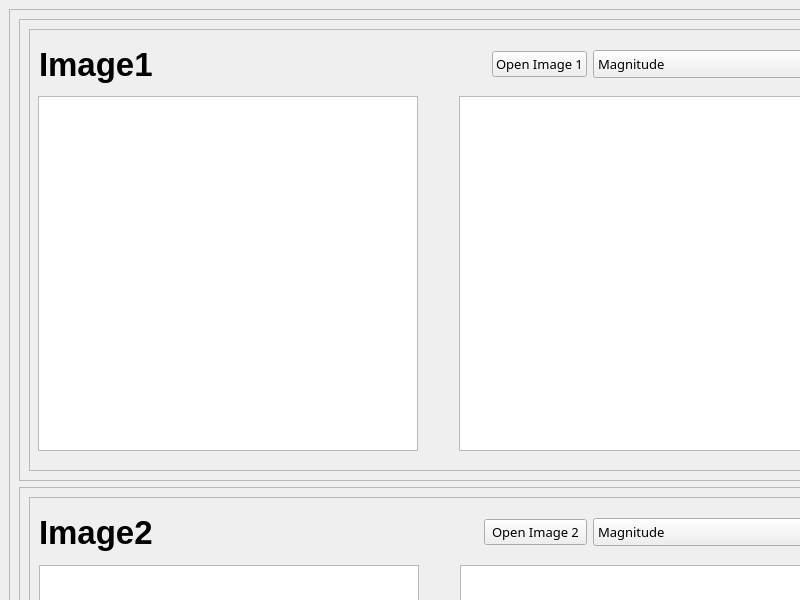
<?xml version="1.0" encoding="UTF-8"?>
<ui version="4.0">
 <class>MainWindow</class>
 <widget class="QMainWindow" name="MainWindow">
  <property name="geometry">
   <rect>
    <x>0</x>
    <y>0</y>
    <width>800</width>
    <height>600</height>
   </rect>
  </property>
  <property name="minimumSize">
   <size>
    <width>800</width>
    <height>600</height>
   </size>
  </property>
  <property name="maximumSize">
   <size>
    <width>1718</width>
    <height>989</height>
   </size>
  </property>
  <property name="windowTitle">
   <string>MainWindow</string>
  </property>
  <widget class="QWidget" name="centralwidget">
   <layout class="QVBoxLayout" name="verticalLayout">
    <item>
     <widget class="QScrollArea" name="scrollArea">
      <property name="minimumSize">
       <size>
        <width>1700</width>
        <height>950</height>
       </size>
      </property>
      <property name="widgetResizable">
       <bool>true</bool>
      </property>
      <widget class="QWidget" name="scrollAreaWidgetContents">
       <property name="geometry">
        <rect>
         <x>0</x>
         <y>0</y>
         <width>1698</width>
         <height>948</height>
        </rect>
       </property>
       <layout class="QHBoxLayout" name="horizontalLayout_23">
        <item>
         <layout class="QVBoxLayout" name="verticalLayout_3">
          <item>
           <widget class="QScrollArea" name="scrollArea_2">
            <property name="widgetResizable">
             <bool>true</bool>
            </property>
            <widget class="QWidget" name="scrollAreaWidgetContents_6">
             <property name="geometry">
              <rect>
               <x>0</x>
               <y>0</y>
               <width>833</width>
               <height>459</height>
              </rect>
             </property>
             <layout class="QVBoxLayout" name="verticalLayout_6">
              <item>
               <widget class="QFrame" name="frame_11">
                <property name="frameShape">
                 <enum>QFrame::StyledPanel</enum>
                </property>
                <property name="frameShadow">
                 <enum>QFrame::Raised</enum>
                </property>
                <widget class="QWidget" name="horizontalLayoutWidget_3">
                 <property name="geometry">
                  <rect>
                   <x>9</x>
                   <y>59</y>
                   <width>801</width>
                   <height>371</height>
                  </rect>
                 </property>
                 <layout class="QHBoxLayout" name="horizontalLayout_1">
                  <item>
                   <widget class="PlotWidget" name="original_1">
                    <property name="sizePolicy">
                     <sizepolicy hsizetype="Fixed" vsizetype="Fixed">
                      <horstretch>0</horstretch>
                      <verstretch>0</verstretch>
                     </sizepolicy>
                    </property>
                    <property name="minimumSize">
                     <size>
                      <width>380</width>
                      <height>355</height>
                     </size>
                    </property>
                   </widget>
                  </item>
                  <item>
                   <spacer name="horizontalSpacer_1">
                    <property name="orientation">
                     <enum>Qt::Horizontal</enum>
                    </property>
                    <property name="sizeType">
                     <enum>QSizePolicy::MinimumExpanding</enum>
                    </property>
                    <property name="sizeHint" stdset="0">
                     <size>
                      <width>20</width>
                      <height>20</height>
                     </size>
                    </property>
                   </spacer>
                  </item>
                  <item>
                   <widget class="PlotWidget" name="components_p1">
                    <property name="sizePolicy">
                     <sizepolicy hsizetype="Fixed" vsizetype="Fixed">
                      <horstretch>0</horstretch>
                      <verstretch>0</verstretch>
                     </sizepolicy>
                    </property>
                    <property name="minimumSize">
                     <size>
                      <width>380</width>
                      <height>355</height>
                     </size>
                    </property>
                   </widget>
                  </item>
                 </layout>
                </widget>
                <widget class="QWidget" name="horizontalLayoutWidget_6">
                 <property name="geometry">
                  <rect>
                   <x>10</x>
                   <y>10</y>
                   <width>801</width>
                   <height>51</height>
                  </rect>
                 </property>
                 <layout class="QHBoxLayout" name="horizontalLayout_6">
                  <item>
                   <widget class="QLabel" name="label_Image2_2">
                    <property name="font">
                     <font>
                      <family>MS UI Gothic</family>
                      <pointsize>25</pointsize>
                      <weight>75</weight>
                      <italic>false</italic>
                      <bold>true</bold>
                      <strikeout>false</strikeout>
                      <kerning>true</kerning>
                     </font>
                    </property>
                    <property name="text">
                     <string>Image1</string>
                    </property>
                   </widget>
                  </item>
                  <item>
                   <spacer name="horizontalSpacer_2">
                    <property name="orientation">
                     <enum>Qt::Horizontal</enum>
                    </property>
                    <property name="sizeType">
                     <enum>QSizePolicy::MinimumExpanding</enum>
                    </property>
                    <property name="sizeHint" stdset="0">
                     <size>
                      <width>40</width>
                      <height>20</height>
                     </size>
                    </property>
                   </spacer>
                  </item>
                  <item>
                   <widget class="QPushButton" name="btn_open1">
                    <property name="sizePolicy">
                     <sizepolicy hsizetype="Fixed" vsizetype="Fixed">
                      <horstretch>0</horstretch>
                      <verstretch>0</verstretch>
                     </sizepolicy>
                    </property>
                    <property name="minimumSize">
                     <size>
                      <width>80</width>
                      <height>0</height>
                     </size>
                    </property>
                    <property name="font">
                     <font>
                      <family>Rockwell</family>
                      <pointsize>10</pointsize>
                     </font>
                    </property>
                    <property name="text">
                     <string>Open Image 1</string>
                    </property>
                   </widget>
                  </item>
                  <item>
                   <widget class="QComboBox" name="comboBox_components1">
                    <property name="sizePolicy">
                     <sizepolicy hsizetype="Fixed" vsizetype="Fixed">
                      <horstretch>0</horstretch>
                      <verstretch>0</verstretch>
                     </sizepolicy>
                    </property>
                    <property name="minimumSize">
                     <size>
                      <width>246</width>
                      <height>28</height>
                     </size>
                    </property>
                    <property name="font">
                     <font>
                      <family>Rockwell</family>
                      <pointsize>10</pointsize>
                     </font>
                    </property>
                    <item>
                     <property name="text">
                      <string>Magnitude</string>
                     </property>
                    </item>
                    <item>
                     <property name="text">
                      <string>Phase</string>
                     </property>
                    </item>
                    <item>
                     <property name="text">
                      <string>Real</string>
                     </property>
                    </item>
                    <item>
                     <property name="text">
                      <string>Imaginary</string>
                     </property>
                    </item>
                   </widget>
                  </item>
                  <item>
                   <spacer name="horizontalSpacer_3">
                    <property name="orientation">
                     <enum>Qt::Horizontal</enum>
                    </property>
                    <property name="sizeType">
                     <enum>QSizePolicy::Fixed</enum>
                    </property>
                    <property name="sizeHint" stdset="0">
                     <size>
                      <width>1</width>
                      <height>20</height>
                     </size>
                    </property>
                   </spacer>
                  </item>
                 </layout>
                </widget>
               </widget>
              </item>
             </layout>
            </widget>
           </widget>
          </item>
          <item>
           <widget class="QScrollArea" name="scrollArea_3">
            <property name="widgetResizable">
             <bool>true</bool>
            </property>
            <widget class="QWidget" name="scrollAreaWidgetContents_7">
             <property name="geometry">
              <rect>
               <x>0</x>
               <y>0</y>
               <width>833</width>
               <height>459</height>
              </rect>
             </property>
             <layout class="QVBoxLayout" name="verticalLayout_5">
              <item>
               <widget class="QFrame" name="frame_12">
                <property name="frameShape">
                 <enum>QFrame::StyledPanel</enum>
                </property>
                <property name="frameShadow">
                 <enum>QFrame::Raised</enum>
                </property>
                <widget class="QWidget" name="horizontalLayoutWidget_5">
                 <property name="geometry">
                  <rect>
                   <x>10</x>
                   <y>60</y>
                   <width>801</width>
                   <height>371</height>
                  </rect>
                 </property>
                 <layout class="QHBoxLayout" name="horizontalLayout_9">
                  <item>
                   <widget class="PlotWidget" name="original_3">
                    <property name="sizePolicy">
                     <sizepolicy hsizetype="Fixed" vsizetype="Fixed">
                      <horstretch>0</horstretch>
                      <verstretch>0</verstretch>
                     </sizepolicy>
                    </property>
                    <property name="minimumSize">
                     <size>
                      <width>380</width>
                      <height>355</height>
                     </size>
                    </property>
                   </widget>
                  </item>
                  <item>
                   <spacer name="horizontalSpacer_7">
                    <property name="orientation">
                     <enum>Qt::Horizontal</enum>
                    </property>
                    <property name="sizeType">
                     <enum>QSizePolicy::MinimumExpanding</enum>
                    </property>
                    <property name="sizeHint" stdset="0">
                     <size>
                      <width>20</width>
                      <height>20</height>
                     </size>
                    </property>
                   </spacer>
                  </item>
                  <item>
                   <widget class="PlotWidget" name="components_p2_2">
                    <property name="sizePolicy">
                     <sizepolicy hsizetype="Fixed" vsizetype="Fixed">
                      <horstretch>0</horstretch>
                      <verstretch>0</verstretch>
                     </sizepolicy>
                    </property>
                    <property name="minimumSize">
                     <size>
                      <width>380</width>
                      <height>355</height>
                     </size>
                    </property>
                   </widget>
                  </item>
                 </layout>
                </widget>
                <widget class="QWidget" name="horizontalLayoutWidget_7">
                 <property name="geometry">
                  <rect>
                   <x>10</x>
                   <y>10</y>
                   <width>801</width>
                   <height>51</height>
                  </rect>
                 </property>
                 <layout class="QHBoxLayout" name="horizontalLayout_10">
                  <item>
                   <widget class="QLabel" name="label_Image2_3">
                    <property name="font">
                     <font>
                      <family>MS UI Gothic</family>
                      <pointsize>25</pointsize>
                      <weight>75</weight>
                      <italic>false</italic>
                      <bold>true</bold>
                      <strikeout>false</strikeout>
                      <kerning>true</kerning>
                     </font>
                    </property>
                    <property name="text">
                     <string>Image2</string>
                    </property>
                   </widget>
                  </item>
                  <item>
                   <spacer name="horizontalSpacer_8">
                    <property name="orientation">
                     <enum>Qt::Horizontal</enum>
                    </property>
                    <property name="sizeType">
                     <enum>QSizePolicy::MinimumExpanding</enum>
                    </property>
                    <property name="sizeHint" stdset="0">
                     <size>
                      <width>40</width>
                      <height>20</height>
                     </size>
                    </property>
                   </spacer>
                  </item>
                  <item>
                   <widget class="QPushButton" name="btn_open2_2">
                    <property name="minimumSize">
                     <size>
                      <width>103</width>
                      <height>0</height>
                     </size>
                    </property>
                    <property name="font">
                     <font>
                      <family>Rockwell</family>
                      <pointsize>10</pointsize>
                      <weight>50</weight>
                      <bold>false</bold>
                     </font>
                    </property>
                    <property name="text">
                     <string>Open Image 2</string>
                    </property>
                   </widget>
                  </item>
                  <item>
                   <widget class="QComboBox" name="comboBox_components2_2">
                    <property name="sizePolicy">
                     <sizepolicy hsizetype="Fixed" vsizetype="Fixed">
                      <horstretch>0</horstretch>
                      <verstretch>0</verstretch>
                     </sizepolicy>
                    </property>
                    <property name="minimumSize">
                     <size>
                      <width>246</width>
                      <height>28</height>
                     </size>
                    </property>
                    <property name="font">
                     <font>
                      <family>Rockwell</family>
                      <pointsize>10</pointsize>
                     </font>
                    </property>
                    <item>
                     <property name="text">
                      <string>Magnitude</string>
                     </property>
                    </item>
                    <item>
                     <property name="text">
                      <string>Phase</string>
                     </property>
                    </item>
                    <item>
                     <property name="text">
                      <string>Real</string>
                     </property>
                    </item>
                    <item>
                     <property name="text">
                      <string>Imaginary</string>
                     </property>
                    </item>
                   </widget>
                  </item>
                  <item>
                   <spacer name="horizontalSpacer_9">
                    <property name="orientation">
                     <enum>Qt::Horizontal</enum>
                    </property>
                    <property name="sizeType">
                     <enum>QSizePolicy::Fixed</enum>
                    </property>
                    <property name="sizeHint" stdset="0">
                     <size>
                      <width>1</width>
                      <height>20</height>
                     </size>
                    </property>
                   </spacer>
                  </item>
                 </layout>
                </widget>
               </widget>
              </item>
             </layout>
            </widget>
           </widget>
          </item>
         </layout>
        </item>
        <item>
         <layout class="QVBoxLayout" name="verticalLayout_4">
          <item>
           <widget class="QScrollArea" name="scrollArea_4">
            <property name="widgetResizable">
             <bool>true</bool>
            </property>
            <widget class="QWidget" name="scrollAreaWidgetContents_8">
             <property name="geometry">
              <rect>
               <x>0</x>
               <y>0</y>
               <width>833</width>
               <height>459</height>
              </rect>
             </property>
             <layout class="QVBoxLayout" name="verticalLayout_9">
              <item>
               <widget class="QFrame" name="frame_21">
                <property name="frameShape">
                 <enum>QFrame::StyledPanel</enum>
                </property>
                <property name="frameShadow">
                 <enum>QFrame::Raised</enum>
                </property>
                <widget class="QWidget" name="horizontalLayoutWidget_13">
                 <property name="geometry">
                  <rect>
                   <x>0</x>
                   <y>10</y>
                   <width>801</width>
                   <height>51</height>
                  </rect>
                 </property>
                 <layout class="QHBoxLayout" name="horizontalLayout_17">
                  <item>
                   <widget class="QLabel" name="label_Mixer_2">
                    <property name="font">
                     <font>
                      <family>MS UI Gothic</family>
                      <pointsize>25</pointsize>
                      <weight>75</weight>
                      <italic>false</italic>
                      <bold>true</bold>
                      <strikeout>false</strikeout>
                      <kerning>true</kerning>
                     </font>
                    </property>
                    <property name="text">
                     <string>Mixer Output to :</string>
                    </property>
                   </widget>
                  </item>
                  <item>
                   <spacer name="horizontalSpacer_19">
                    <property name="orientation">
                     <enum>Qt::Horizontal</enum>
                    </property>
                    <property name="sizeType">
                     <enum>QSizePolicy::MinimumExpanding</enum>
                    </property>
                    <property name="sizeHint" stdset="0">
                     <size>
                      <width>40</width>
                      <height>20</height>
                     </size>
                    </property>
                   </spacer>
                  </item>
                  <item>
                   <widget class="QComboBox" name="comboBox_outputs_2">
                    <property name="sizePolicy">
                     <sizepolicy hsizetype="Fixed" vsizetype="Fixed">
                      <horstretch>0</horstretch>
                      <verstretch>0</verstretch>
                     </sizepolicy>
                    </property>
                    <property name="minimumSize">
                     <size>
                      <width>270</width>
                      <height>28</height>
                     </size>
                    </property>
                    <property name="font">
                     <font>
                      <family>Rockwell</family>
                      <pointsize>10</pointsize>
                     </font>
                    </property>
                    <item>
                     <property name="text">
                      <string>Output1</string>
                     </property>
                    </item>
                    <item>
                     <property name="text">
                      <string>Output2</string>
                     </property>
                    </item>
                   </widget>
                  </item>
                  <item>
                   <spacer name="horizontalSpacer_20">
                    <property name="orientation">
                     <enum>Qt::Horizontal</enum>
                    </property>
                    <property name="sizeType">
                     <enum>QSizePolicy::Fixed</enum>
                    </property>
                    <property name="sizeHint" stdset="0">
                     <size>
                      <width>1</width>
                      <height>20</height>
                     </size>
                    </property>
                   </spacer>
                  </item>
                 </layout>
                </widget>
                <widget class="QWidget" name="horizontalLayoutWidget_14">
                 <property name="geometry">
                  <rect>
                   <x>0</x>
                   <y>130</y>
                   <width>801</width>
                   <height>41</height>
                  </rect>
                 </property>
                 <layout class="QHBoxLayout" name="horizontalLayout_18">
                  <item>
                   <widget class="QLabel" name="label_3">
                    <property name="font">
                     <font>
                      <family>Rockwell</family>
                      <pointsize>15</pointsize>
                     </font>
                    </property>
                    <property name="text">
                     <string>Component 1:</string>
                    </property>
                   </widget>
                  </item>
                  <item>
                   <spacer name="horizontalSpacer_21">
                    <property name="orientation">
                     <enum>Qt::Horizontal</enum>
                    </property>
                    <property name="sizeType">
                     <enum>QSizePolicy::Fixed</enum>
                    </property>
                    <property name="sizeHint" stdset="0">
                     <size>
                      <width>20</width>
                      <height>20</height>
                     </size>
                    </property>
                   </spacer>
                  </item>
                  <item>
                   <widget class="QComboBox" name="Img_compo1_2">
                    <property name="sizePolicy">
                     <sizepolicy hsizetype="Fixed" vsizetype="Fixed">
                      <horstretch>0</horstretch>
                      <verstretch>0</verstretch>
                     </sizepolicy>
                    </property>
                    <property name="minimumSize">
                     <size>
                      <width>125</width>
                      <height>0</height>
                     </size>
                    </property>
                    <property name="font">
                     <font>
                      <family>Rockwell</family>
                      <pointsize>10</pointsize>
                     </font>
                    </property>
                    <item>
                     <property name="text">
                      <string>Image1</string>
                     </property>
                    </item>
                    <item>
                     <property name="text">
                      <string>Image2</string>
                     </property>
                    </item>
                   </widget>
                  </item>
                  <item>
                   <spacer name="horizontalSpacer_22">
                    <property name="orientation">
                     <enum>Qt::Horizontal</enum>
                    </property>
                    <property name="sizeType">
                     <enum>QSizePolicy::Fixed</enum>
                    </property>
                    <property name="sizeHint" stdset="0">
                     <size>
                      <width>60</width>
                      <height>20</height>
                     </size>
                    </property>
                   </spacer>
                  </item>
                  <item>
                   <widget class="QSlider" name="slider1_2">
                    <property name="orientation">
                     <enum>Qt::Horizontal</enum>
                    </property>
                   </widget>
                  </item>
                  <item>
                   <widget class="QLabel" name="slider1_text_2">
                    <property name="text">
                     <string>TextLabel</string>
                    </property>
                   </widget>
                  </item>
                 </layout>
                </widget>
                <widget class="QWidget" name="horizontalLayoutWidget_15">
                 <property name="geometry">
                  <rect>
                   <x>0</x>
                   <y>170</y>
                   <width>801</width>
                   <height>51</height>
                  </rect>
                 </property>
                 <layout class="QHBoxLayout" name="horizontalLayout_19">
                  <item>
                   <spacer name="horizontalSpacer_23">
                    <property name="orientation">
                     <enum>Qt::Horizontal</enum>
                    </property>
                    <property name="sizeType">
                     <enum>QSizePolicy::Fixed</enum>
                    </property>
                    <property name="sizeHint" stdset="0">
                     <size>
                      <width>190</width>
                      <height>20</height>
                     </size>
                    </property>
                   </spacer>
                  </item>
                  <item>
                   <widget class="QComboBox" name="Mixer_components1_2">
                    <property name="sizePolicy">
                     <sizepolicy hsizetype="Preferred" vsizetype="Fixed">
                      <horstretch>0</horstretch>
                      <verstretch>0</verstretch>
                     </sizepolicy>
                    </property>
                    <property name="minimumSize">
                     <size>
                      <width>252</width>
                      <height>28</height>
                     </size>
                    </property>
                    <property name="font">
                     <font>
                      <family>Rockwell</family>
                      <pointsize>10</pointsize>
                     </font>
                    </property>
                    <property name="layoutDirection">
                     <enum>Qt::LeftToRight</enum>
                    </property>
                    <property name="autoFillBackground">
                     <bool>false</bool>
                    </property>
                    <item>
                     <property name="text">
                      <string>Magnitude</string>
                     </property>
                    </item>
                    <item>
                     <property name="text">
                      <string>Phase</string>
                     </property>
                    </item>
                    <item>
                     <property name="text">
                      <string>Real</string>
                     </property>
                    </item>
                    <item>
                     <property name="text">
                      <string>Imaginary</string>
                     </property>
                    </item>
                    <item>
                     <property name="text">
                      <string>Uni Mag</string>
                     </property>
                    </item>
                    <item>
                     <property name="text">
                      <string>Uni Phase</string>
                     </property>
                    </item>
                   </widget>
                  </item>
                 </layout>
                </widget>
                <widget class="QWidget" name="horizontalLayoutWidget_16">
                 <property name="geometry">
                  <rect>
                   <x>0</x>
                   <y>290</y>
                   <width>801</width>
                   <height>41</height>
                  </rect>
                 </property>
                 <layout class="QHBoxLayout" name="horizontalLayout_20">
                  <item>
                   <widget class="QLabel" name="label_4">
                    <property name="font">
                     <font>
                      <family>Rockwell</family>
                      <pointsize>15</pointsize>
                     </font>
                    </property>
                    <property name="text">
                     <string>Component 2:</string>
                    </property>
                   </widget>
                  </item>
                  <item>
                   <spacer name="horizontalSpacer_24">
                    <property name="orientation">
                     <enum>Qt::Horizontal</enum>
                    </property>
                    <property name="sizeType">
                     <enum>QSizePolicy::Fixed</enum>
                    </property>
                    <property name="sizeHint" stdset="0">
                     <size>
                      <width>20</width>
                      <height>20</height>
                     </size>
                    </property>
                   </spacer>
                  </item>
                  <item>
                   <widget class="QComboBox" name="Img_compo2_2">
                    <property name="sizePolicy">
                     <sizepolicy hsizetype="Fixed" vsizetype="Fixed">
                      <horstretch>0</horstretch>
                      <verstretch>0</verstretch>
                     </sizepolicy>
                    </property>
                    <property name="minimumSize">
                     <size>
                      <width>125</width>
                      <height>0</height>
                     </size>
                    </property>
                    <property name="font">
                     <font>
                      <family>Rockwell</family>
                      <pointsize>10</pointsize>
                     </font>
                    </property>
                    <item>
                     <property name="text">
                      <string>Image1</string>
                     </property>
                    </item>
                    <item>
                     <property name="text">
                      <string>Image2</string>
                     </property>
                    </item>
                   </widget>
                  </item>
                  <item>
                   <spacer name="horizontalSpacer_25">
                    <property name="orientation">
                     <enum>Qt::Horizontal</enum>
                    </property>
                    <property name="sizeType">
                     <enum>QSizePolicy::Fixed</enum>
                    </property>
                    <property name="sizeHint" stdset="0">
                     <size>
                      <width>60</width>
                      <height>20</height>
                     </size>
                    </property>
                   </spacer>
                  </item>
                  <item>
                   <widget class="QSlider" name="slider2_2">
                    <property name="orientation">
                     <enum>Qt::Horizontal</enum>
                    </property>
                   </widget>
                  </item>
                  <item>
                   <widget class="QLabel" name="slider2_text_2">
                    <property name="text">
                     <string>TextLabel</string>
                    </property>
                   </widget>
                  </item>
                 </layout>
                </widget>
                <widget class="QWidget" name="horizontalLayoutWidget_17">
                 <property name="geometry">
                  <rect>
                   <x>0</x>
                   <y>330</y>
                   <width>801</width>
                   <height>51</height>
                  </rect>
                 </property>
                 <layout class="QHBoxLayout" name="horizontalLayout_21">
                  <item>
                   <spacer name="horizontalSpacer_26">
                    <property name="orientation">
                     <enum>Qt::Horizontal</enum>
                    </property>
                    <property name="sizeType">
                     <enum>QSizePolicy::Fixed</enum>
                    </property>
                    <property name="sizeHint" stdset="0">
                     <size>
                      <width>190</width>
                      <height>20</height>
                     </size>
                    </property>
                   </spacer>
                  </item>
                  <item>
                   <widget class="QComboBox" name="Mixer_components2_2">
                    <property name="sizePolicy">
                     <sizepolicy hsizetype="Preferred" vsizetype="Fixed">
                      <horstretch>0</horstretch>
                      <verstretch>0</verstretch>
                     </sizepolicy>
                    </property>
                    <property name="minimumSize">
                     <size>
                      <width>252</width>
                      <height>28</height>
                     </size>
                    </property>
                    <property name="font">
                     <font>
                      <family>Rockwell</family>
                      <pointsize>10</pointsize>
                     </font>
                    </property>
                    <property name="layoutDirection">
                     <enum>Qt::LeftToRight</enum>
                    </property>
                    <property name="autoFillBackground">
                     <bool>false</bool>
                    </property>
                    <item>
                     <property name="text">
                      <string>Magnitude</string>
                     </property>
                    </item>
                    <item>
                     <property name="text">
                      <string>Phase</string>
                     </property>
                    </item>
                    <item>
                     <property name="text">
                      <string>Real</string>
                     </property>
                    </item>
                    <item>
                     <property name="text">
                      <string>Imaginary</string>
                     </property>
                    </item>
                    <item>
                     <property name="text">
                      <string>Uni Mag</string>
                     </property>
                    </item>
                    <item>
                     <property name="text">
                      <string>Uni Phase</string>
                     </property>
                    </item>
                   </widget>
                  </item>
                 </layout>
                </widget>
               </widget>
              </item>
             </layout>
            </widget>
           </widget>
          </item>
          <item>
           <widget class="QScrollArea" name="scrollArea_5">
            <property name="widgetResizable">
             <bool>true</bool>
            </property>
            <widget class="QWidget" name="scrollAreaWidgetContents_9">
             <property name="geometry">
              <rect>
               <x>0</x>
               <y>0</y>
               <width>833</width>
               <height>459</height>
              </rect>
             </property>
             <layout class="QVBoxLayout" name="verticalLayout_10">
              <item>
               <widget class="QFrame" name="frame_22">
                <property name="frameShape">
                 <enum>QFrame::StyledPanel</enum>
                </property>
                <property name="frameShadow">
                 <enum>QFrame::Raised</enum>
                </property>
                <widget class="QWidget" name="verticalLayoutWidget_4">
                 <property name="geometry">
                  <rect>
                   <x>0</x>
                   <y>0</y>
                   <width>391</width>
                   <height>51</height>
                  </rect>
                 </property>
                 <layout class="QVBoxLayout" name="verticalLayout_8">
                  <item>
                   <widget class="QLabel" name="label_out1_2">
                    <property name="font">
                     <font>
                      <family>MS UI Gothic</family>
                      <pointsize>25</pointsize>
                      <weight>75</weight>
                      <bold>true</bold>
                     </font>
                    </property>
                    <property name="autoFillBackground">
                     <bool>false</bool>
                    </property>
                    <property name="text">
                     <string>Output 1</string>
                    </property>
                    <property name="alignment">
                     <set>Qt::AlignCenter</set>
                    </property>
                   </widget>
                  </item>
                 </layout>
                </widget>
                <widget class="QWidget" name="horizontalLayoutWidget_18">
                 <property name="geometry">
                  <rect>
                   <x>0</x>
                   <y>60</y>
                   <width>801</width>
                   <height>361</height>
                  </rect>
                 </property>
                 <layout class="QHBoxLayout" name="horizontalLayout_22">
                  <item>
                   <widget class="PlotWidget" name="output1_2">
                    <property name="sizePolicy">
                     <sizepolicy hsizetype="Fixed" vsizetype="Fixed">
                      <horstretch>0</horstretch>
                      <verstretch>0</verstretch>
                     </sizepolicy>
                    </property>
                    <property name="minimumSize">
                     <size>
                      <width>380</width>
                      <height>355</height>
                     </size>
                    </property>
                   </widget>
                  </item>
                  <item>
                   <spacer name="horizontalSpacer_27">
                    <property name="orientation">
                     <enum>Qt::Horizontal</enum>
                    </property>
                    <property name="sizeType">
                     <enum>QSizePolicy::MinimumExpanding</enum>
                    </property>
                    <property name="sizeHint" stdset="0">
                     <size>
                      <width>20</width>
                      <height>20</height>
                     </size>
                    </property>
                   </spacer>
                  </item>
                  <item>
                   <widget class="PlotWidget" name="output2_2">
                    <property name="sizePolicy">
                     <sizepolicy hsizetype="Fixed" vsizetype="Fixed">
                      <horstretch>0</horstretch>
                      <verstretch>0</verstretch>
                     </sizepolicy>
                    </property>
                    <property name="minimumSize">
                     <size>
                      <width>380</width>
                      <height>355</height>
                     </size>
                    </property>
                   </widget>
                  </item>
                 </layout>
                </widget>
               </widget>
              </item>
             </layout>
            </widget>
           </widget>
          </item>
         </layout>
        </item>
       </layout>
      </widget>
     </widget>
    </item>
   </layout>
  </widget>
  <widget class="QMenuBar" name="menubar">
   <property name="geometry">
    <rect>
     <x>0</x>
     <y>0</y>
     <width>800</width>
     <height>21</height>
    </rect>
   </property>
  </widget>
 </widget>
 <customwidgets>
  <customwidget>
   <class>PlotWidget</class>
   <extends>QGraphicsView</extends>
   <header>pyqtgraph</header>
  </customwidget>
 </customwidgets>
 <resources/>
 <connections/>
</ui>
